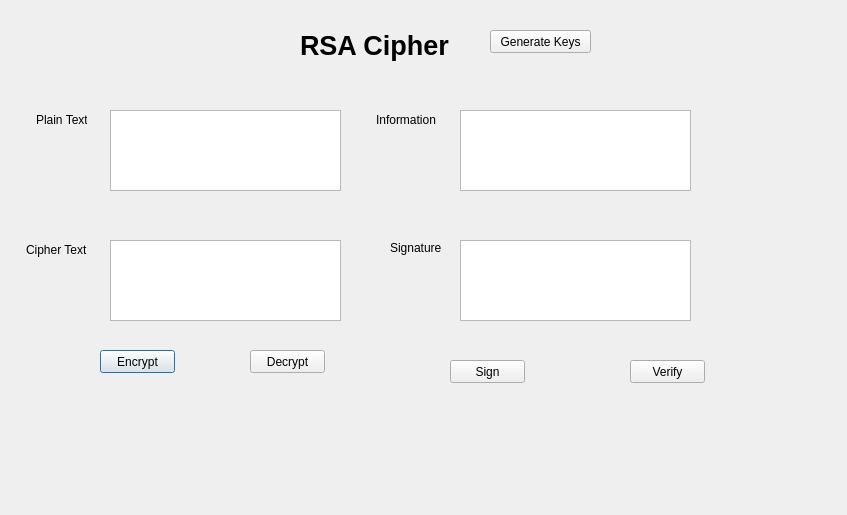
<?xml version="1.0" encoding="UTF-8"?>
<ui version="4.0">
 <class>Dialog</class>
 <widget class="QDialog" name="Dialog">
  <property name="geometry">
   <rect>
    <x>0</x>
    <y>0</y>
    <width>847</width>
    <height>515</height>
   </rect>
  </property>
  <property name="windowTitle">
   <string>Dialog</string>
  </property>
  <widget class="QLabel" name="label">
   <property name="geometry">
    <rect>
     <x>300</x>
     <y>20</y>
     <width>181</width>
     <height>51</height>
    </rect>
   </property>
   <property name="font">
    <font>
     <pointsize>20</pointsize>
     <weight>75</weight>
     <bold>true</bold>
    </font>
   </property>
   <property name="text">
    <string>RSA Cipher</string>
   </property>
  </widget>
  <widget class="QPlainTextEdit" name="txt_plain">
   <property name="geometry">
    <rect>
     <x>110</x>
     <y>110</y>
     <width>231</width>
     <height>81</height>
    </rect>
   </property>
  </widget>
  <widget class="QPlainTextEdit" name="txt_info">
   <property name="geometry">
    <rect>
     <x>460</x>
     <y>110</y>
     <width>231</width>
     <height>81</height>
    </rect>
   </property>
  </widget>
  <widget class="QPlainTextEdit" name="txt_cipher">
   <property name="geometry">
    <rect>
     <x>110</x>
     <y>240</y>
     <width>231</width>
     <height>81</height>
    </rect>
   </property>
  </widget>
  <widget class="QPlainTextEdit" name="txt_sig">
   <property name="geometry">
    <rect>
     <x>460</x>
     <y>240</y>
     <width>231</width>
     <height>81</height>
    </rect>
   </property>
  </widget>
  <widget class="QLabel" name="label_2">
   <property name="geometry">
    <rect>
     <x>36</x>
     <y>110</y>
     <width>51</width>
     <height>20</height>
    </rect>
   </property>
   <property name="text">
    <string>Plain Text:</string>
   </property>
  </widget>
  <widget class="QLabel" name="label_3">
   <property name="geometry">
    <rect>
     <x>26</x>
     <y>240</y>
     <width>61</width>
     <height>20</height>
    </rect>
   </property>
   <property name="text">
    <string>Cipher Text:</string>
   </property>
  </widget>
  <widget class="QLabel" name="label_4">
   <property name="geometry">
    <rect>
     <x>376</x>
     <y>110</y>
     <width>61</width>
     <height>20</height>
    </rect>
   </property>
   <property name="text">
    <string>Information</string>
   </property>
  </widget>
  <widget class="QLabel" name="label_5">
   <property name="geometry">
    <rect>
     <x>390</x>
     <y>240</y>
     <width>61</width>
     <height>16</height>
    </rect>
   </property>
   <property name="text">
    <string>Signature</string>
   </property>
  </widget>
  <widget class="QPushButton" name="btn_en">
   <property name="geometry">
    <rect>
     <x>100</x>
     <y>350</y>
     <width>75</width>
     <height>23</height>
    </rect>
   </property>
   <property name="text">
    <string>Encrypt</string>
   </property>
  </widget>
  <widget class="QPushButton" name="btn_de">
   <property name="geometry">
    <rect>
     <x>250</x>
     <y>350</y>
     <width>75</width>
     <height>23</height>
    </rect>
   </property>
   <property name="text">
    <string>Decrypt</string>
   </property>
  </widget>
  <widget class="QPushButton" name="btn_sig">
   <property name="geometry">
    <rect>
     <x>450</x>
     <y>360</y>
     <width>75</width>
     <height>23</height>
    </rect>
   </property>
   <property name="text">
    <string>Sign</string>
   </property>
  </widget>
  <widget class="QPushButton" name="btn_v">
   <property name="geometry">
    <rect>
     <x>630</x>
     <y>360</y>
     <width>75</width>
     <height>23</height>
    </rect>
   </property>
   <property name="text">
    <string>Verify</string>
   </property>
  </widget>
  <widget class="QPushButton" name="btn_gen">
   <property name="geometry">
    <rect>
     <x>490</x>
     <y>30</y>
     <width>101</width>
     <height>23</height>
    </rect>
   </property>
   <property name="text">
    <string>Generate Keys</string>
   </property>
  </widget>
 </widget>
 <resources/>
 <connections/>
</ui>
